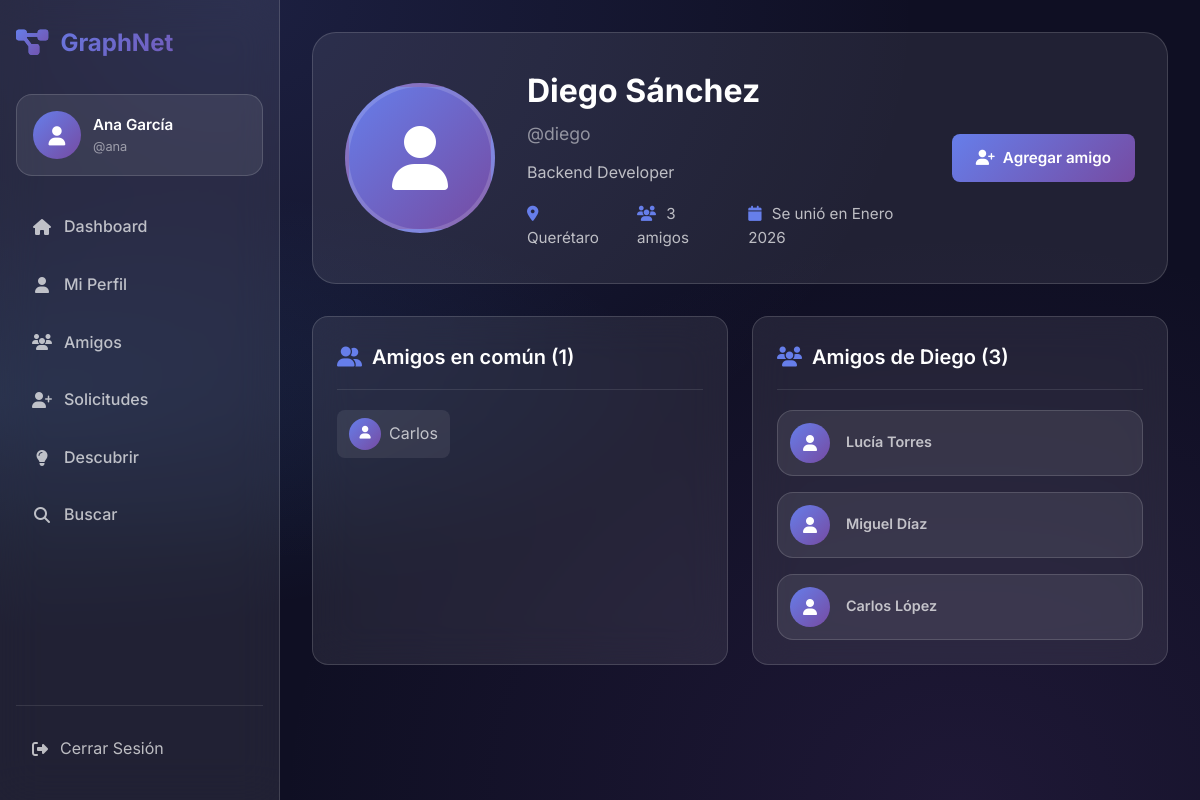
Page /perfil/diego/ (signed in) on the committed database.
### usuarios/models.py (models this page shows, shortened)
class PerfilUsuario(models.Model):
    usuario = models.OneToOneField(User, on_delete=models.CASCADE, related_name='perfil')
    foto = models.ImageField(upload_to='fotos_perfil/', blank=True, null=True)
    bio = models.TextField(max_length=500, blank=True, default='')
    ubicacion = models.CharField(max_length=100, blank=True, default='')
    fecha_nacimiento = models.DateField(null=True, blank=True)
    fecha_creacion = models.DateTimeField(auto_now_add=True)
    class Meta:
        verbose_name = 'Perfil de Usuario'
        verbose_name_plural = 'Perfiles de Usuarios'
    def obtener_amigos(self):
        amistades = Amistad.objects.filter(
            models.Q(usuario1=self.usuario) | models.Q(usuario2=self.usuario)
        )
        amigos = []
        for amistad in amistades:
            if amistad.usuario1 == self.usuario:
                amigos.append(amistad.usuario2)
            else:
                amigos.append(amistad.usuario1)
        return amigos
    def solicitudes_pendientes_recibidas(self):
        return SolicitudAmistad.objects.filter(
            para_usuario=self.usuario,
            estado='pendiente'
        )

### usuarios/views.py (the view)
# urls.py: path('perfil/', views.perfil_view, name='perfil'),
@login_required
def perfil_view(request, username=None):
    if username is None:
        user = request.user
    else:
        user = get_object_or_404(User, username=username)
    perfil = user.perfil
    es_propio = user == request.user
    son_amigos = False
    solicitud_enviada = False
    solicitud_recibida = None
    if not es_propio:
        son_amigos = Amistad.son_amigos(request.user, user)
        solicitud_enviada = SolicitudAmistad.objects.filter(
            de_usuario=request.user,
            para_usuario=user,
            estado='pendiente'
        ).exists()
        solicitud_recibida = SolicitudAmistad.objects.filter(
            de_usuario=user,
            para_usuario=request.user,
            estado='pendiente'
        ).first()
    amigos = perfil.obtener_amigos()
    amigos_comun = []
    if not es_propio:
        motor = MotorRecomendaciones()
        motor.grafo.construir_grafo()
        amigos_comun_ids = motor.grafo.amigos_en_comun(request.user.id, user.id)
        amigos_comun = User.objects.filter(id__in=amigos_comun_ids)
    context = {
        'usuario': user,
        'perfil': perfil,
        'es_propio': es_propio,
        'son_amigos': son_amigos,
        'solicitud_enviada': solicitud_enviada,
        'solicitud_recibida': solicitud_recibida,
        'amigos': amigos,
        'amigos_comun': amigos_comun,
        'num_amigos': len(amigos),
    }
    return render(request, 'usuarios/perfil.html', context)

### usuarios/graph_engine.py (called while the page is built)
    def construir_grafo(self):
        from .models import Amistad
        self.grafo.clear()
        for user in User.objects.all():
            self.grafo[user.id]  # Asegura que el nodo existe
        for amistad in Amistad.objects.all():
            self.grafo[amistad.usuario1_id].add(amistad.usuario2_id)
            self.grafo[amistad.usuario2_id].add(amistad.usuario1_id)
        self._construido = True
        return self

    def amigos_en_comun(self, usuario1_id, usuario2_id):
        if not self._construido:
            self.construir_grafo()
        amigos1 = self.grafo.get(usuario1_id, set())
        amigos2 = self.grafo.get(usuario2_id, set())
        return amigos1.intersection(amigos2)

### usuarios/models.py (called while the page is built)
    @classmethod
    def son_amigos(cls, usuario1, usuario2):
        return cls.objects.filter(
            models.Q(usuario1=usuario1, usuario2=usuario2) |
            models.Q(usuario1=usuario2, usuario2=usuario1)
        ).exists()

### usuarios/templates/usuarios/perfil.html (shortened to what this page needs)
{% extends 'usuarios/base.html' %}
{% block content %}
<div class="profile-header">
    <div class="profile-avatar">
        {% if perfil.foto %}
        <img src="{{ perfil.foto.url }}" alt="Avatar de {{ usuario.username }}">
        {% else %}
        <i class="fas fa-user"></i>
        {% endif %}
    </div>
    <div class="profile-info">
        <h1 class="profile-name">{{ usuario.first_name }} {{ usuario.last_name }}</h1>
        <p class="profile-username">@{{ usuario.username }}</p>
        {% if perfil.bio %}
        <p class="profile-bio">{{ perfil.bio }}</p>
        {% endif %}
        <div class="profile-meta">
            {% if perfil.ubicacion %}
            <span><i class="fas fa-map-marker-alt"></i> {{ perfil.ubicacion }}</span>
            {% endif %}
            <span><i class="fas fa-users"></i> {{ num_amigos }} amigo{{ num_amigos|pluralize }}</span>
            <span><i class="fas fa-calendar"></i> Se unió en {{ perfil.fecha_creacion|date:"F Y" }}</span>
        </div>
    </div>
    <div class="profile-actions">
        {% if es_propio %}
        <a href="{% url 'editar_perfil' %}" class="btn btn-primary">
            <i class="fas fa-edit"></i> Editar perfil
        </a>
        {% else %}
        {% if son_amigos %}
        <a href="{% url 'eliminar_amigo' usuario.id %}" class="btn btn-danger">
            <i class="fas fa-user-minus"></i> Eliminar amigo
        </a>
        {% elif solicitud_enviada %}
        <button class="btn btn-secondary" disabled>
            <i class="fas fa-clock"></i> Solicitud enviada
        </button>
        {% else %}
        <a href="{% url 'enviar_solicitud' usuario.id %}" class="btn btn-primary">
            <i class="fas fa-user-plus"></i> Agregar amigo
        </a>
        {% endif %}
        {% endif %}
    </div>
</div>
<div style="display: grid; grid-template-columns: 1fr 1fr; gap: 24px;">
    {% if not es_propio and amigos_comun %}
    <div class="card">
        <div class="card-header">
            <h2 class="card-title">
                <i class="fas fa-user-friends"></i>
                Amigos en común ({{ amigos_comun|length }})
            </h2>
        </div>
        <div class="card-body">
            <div style="display: flex; flex-wrap: wrap; gap: 16px;">
                {% for amigo in amigos_comun %}
                <a href="{% url 'perfil_usuario' amigo.username %}" style="display: flex; align-items: center; gap: 8px;
                                  background: var(--glass-bg); padding: 8px 12px;
                                  border-radius: var(--border-radius-sm);">
                    <div style="width: 32px; height: 32px; border-radius: 50%;
                                        background: var(--primary-gradient);
                                        display: flex; align-items: center; justify-content: center;">
                        {% if amigo.perfil.foto %}
                        <img src="{{ amigo.perfil.foto.url }}"
                            style="width: 100%; height: 100%; border-radius: 50%; object-fit: cover;">
                        {% else %}
                        <i class="fas fa-user" style="font-size: 0.8rem; color: white;"></i>
                        {% endif %}
                    </div>
                    <span>{{ amigo.first_name }}</span>
                </a>
                {% endfor %}
            </div>
        </div>
    </div>
    {% endif %}
    <div class="card" {% if not es_propio and not amigos_comun %}style="grid-column: span 2;" {% endif %}>
        <div class="card-header">
            <h2 class="card-title">
                <i class="fas fa-users"></i>
                Amigos de {{ usuario.first_name }} ({{ num_amigos }})
            </h2>
        </div>
        <div class="card-body">
            {% if amigos %}
            <div style="display: grid; grid-template-columns: repeat(auto-fill, minmax(200px, 1fr)); gap: 16px;">
                {% for amigo in amigos|slice:":12" %}
                <a href="{% url 'perfil_usuario' amigo.username %}" class="request-card" style="padding: 12px;">
                    <div class="request-avatar" style="width: 40px; height: 40px;">
                        {% if amigo.perfil.foto %}
                        <img src="{{ amigo.perfil.foto.url }}" alt="Avatar">
                        {% else %}
                        <i class="fas fa-user" style="font-size: 1rem;"></i>
                        {% endif %}
                    </div>
                    <div class="request-info">
                        <div class="request-name" style="font-size: 0.9rem;">
                            {{ amigo.first_name }} {{ amigo.last_name }}
                        </div>
                    </div>
                </a>
                {% endfor %}
            </div>
            {% else %}
            <div class="empty-state" style="padding: 32px;">
                <i class="fas fa-user-friends"></i>
                <p>{{ usuario.first_name }} aún no tiene amigos.</p>
            </div>
            {% endif %}
        </div>
    </div>
</div>
{% endblock %}

### usuarios/templates/usuarios/base.html (shortened to what this page needs)
{% load static %}
<!DOCTYPE html>
<html lang="es">
<head>
    <link rel="stylesheet" href="{% static 'css/styles.css' %}">
    <link rel="stylesheet" href="https://cdnjs.cloudflare.com/ajax/libs/font-awesome/6.4.0/css/all.min.css">
</head>
<body>
    {% if user.is_authenticated %}
    <div class="app-container">
        <nav class="sidebar">
            <div class="sidebar-header">
                <div class="logo">
                    <i class="fas fa-project-diagram"></i>
                    <span>GraphNet</span>
                </div>
            </div>
            <div class="sidebar-user">
                <div class="user-avatar">
                    {% if user.perfil.foto %}
                        <img src="{{ user.perfil.foto.url }}" alt="Avatar">
                    {% else %}
                        <i class="fas fa-user"></i>
                    {% endif %}
                </div>
                <div class="user-info">
                    <span class="user-name">{{ user.first_name }} {{ user.last_name }}</span>
                    <span class="user-username">@{{ user.username }}</span>
                </div>
            </div>
            <ul class="sidebar-menu">
                <li>
                    <a href="{% url 'dashboard' %}" class="{% if request.resolver_match.url_name == 'dashboard' %}active{% endif %}">
                        <i class="fas fa-home"></i>
                        <span>Dashboard</span>
                    </a>
                </li>
                <li>
                    <a href="{% url 'perfil' %}" class="{% if request.resolver_match.url_name == 'perfil' %}active{% endif %}">
                        <i class="fas fa-user"></i>
                        <span>Mi Perfil</span>
                    </a>
                </li>
                <li>
                    <a href="{% url 'lista_amigos' %}" class="{% if request.resolver_match.url_name == 'lista_amigos' %}active{% endif %}">
                        <i class="fas fa-users"></i>
                        <span>Amigos</span>
                    </a>
                </li>
                <li>
                    <a href="{% url 'solicitudes' %}" class="{% if request.resolver_match.url_name == 'solicitudes' %}active{% endif %}">
                        <i class="fas fa-user-plus"></i>
                        <span>Solicitudes</span>
                    </a>
                </li>
                <li>
                    <a href="{% url 'recomendaciones' %}" class="{% if request.resolver_match.url_name == 'recomendaciones' %}active{% endif %}">
                        <i class="fas fa-lightbulb"></i>
                        <span>Descubrir</span>
                    </a>
                </li>
                <li>
                    <a href="{% url 'buscar_usuarios' %}" class="{% if request.resolver_match.url_name == 'buscar_usuarios' %}active{% endif %}">
                        <i class="fas fa-search"></i>
                        <span>Buscar</span>
                    </a>
                </li>
            </ul>
            <div class="sidebar-footer">
                <a href="{% url 'logout' %}" class="logout-btn">
                    <i class="fas fa-sign-out-alt"></i>
                    <span>Cerrar Sesión</span>
                </a>
            </div>
        </nav>
        <main class="main-content">
            {% block content %}{% endblock %}
        </main>
    </div>
    {% endif %}
</body>
</html>

### rows in the picture
PerfilUsuario: bio "Backend Developer", ubicacion "Querétaro", fecha_creacion "Enero 2026"

### other values in the picture
{{ user.first_name }} "Ana"
{{ user.last_name }} "García"
{{ user.username }} "ana"
{{ usuario.first_name }} "Diego"
{{ usuario.last_name }} "Sánchez"
{{ usuario.username }} "diego"
{{ num_amigos }} "3"
{{ amigos_comun|length }} "1"
{{ amigo.first_name }} "Carlos"
{{ amigo.first_name }} "Lucía"
{{ amigo.last_name }} "Torres"
{{ amigo.first_name }} "Miguel"
{{ amigo.last_name }} "Díaz"
{{ amigo.last_name }} "López"
